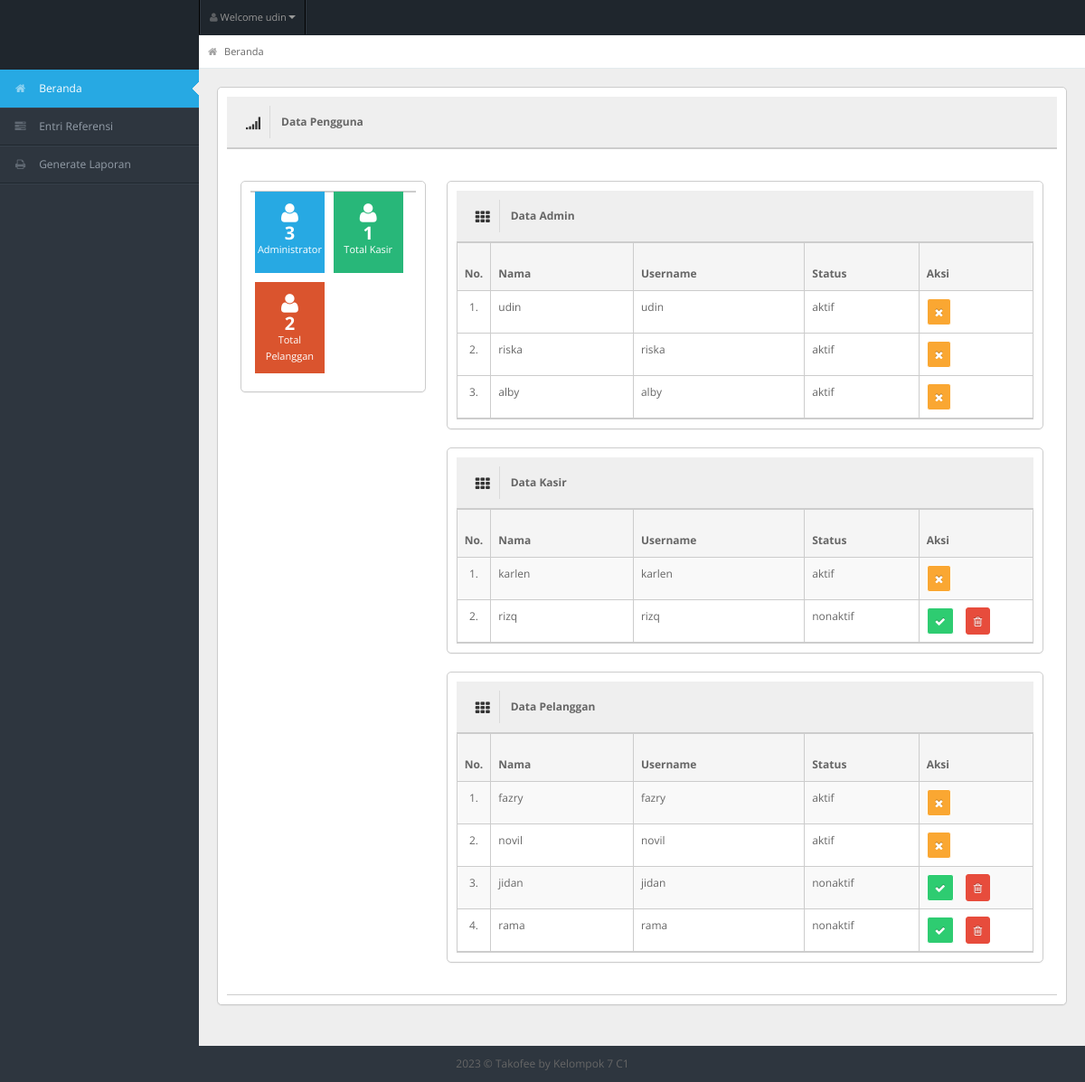
Page /beranda.php (signed in) on the committed database.
### tables this page shows
CREATE TABLE `tb_user` (
  `id_user` int(11) NOT NULL,
  `username` varchar(150) NOT NULL,
  `password` varchar(150) NOT NULL,
  `nama_user` varchar(150) NOT NULL,
  `id_level` int(11) NOT NULL,
  `status` varchar(150) NOT NULL
);

### beranda.php (the view, shortened to what this page needs)
<!DOCTYPE html>
<?php
include "connection/koneksi.php";
if (isset($_SESSION['username']) && isset($_SESSION['id_user'])) {
  $id = $_SESSION['id_user'];
  $query = "select * from tb_user natural join tb_level where id_user = ?";
  $stmt = mysqli_prepare($conn, $query);
  mysqli_stmt_bind_param($stmt, 'i', $id);
  mysqli_stmt_execute($stmt);
  $sql = mysqli_stmt_get_result($stmt);
  $query_jml_adm = "select count(*) AS jumlah_adm from tb_user natural join tb_level where id_level = 1 and status = 'aktif'";
  $sql_jml_adm = mysqli_query($conn, $query_jml_adm);
  $result_adm = mysqli_fetch_array($sql_jml_adm);
  $query_jml_ksr = "select count(*) AS jumlah_ksr from tb_user natural join tb_level where id_level = 3 and status = 'aktif'";
  $sql_jml_ksr = mysqli_query($conn, $query_jml_ksr);
  $result_ksr = mysqli_fetch_array($sql_jml_ksr);
  $query_jml_plg = "select count(*) AS jumlah_plg from tb_user natural join tb_level where id_level = 5 and status = 'aktif'";
  $sql_jml_plg = mysqli_query($conn, $query_jml_plg);
  $result_plg = mysqli_fetch_array($sql_jml_plg);
  while ($r = mysqli_fetch_array($sql)) {
?>
    <html lang="en">
    <head>
      <link rel="stylesheet" href="template/dashboard/css/bootstrap.min.css" />
      <link rel="stylesheet" href="template/dashboard/css/bootstrap-responsive.min.css" />
      <link rel="stylesheet" href="template/dashboard/css/fullcalendar.css" />
      <link rel="stylesheet" href="template/dashboard/css/matrix-style.css" />
      <link rel="stylesheet" href="template/dashboard/css/matrix-media.css" />
      <link href="template/dashboard/font-awesome/css/font-awesome.css" rel="stylesheet" />
      <link rel="stylesheet" href="template/dashboard/css/jquery.gritter.css" />
      <link href="beranda/style.css" rel="stylesheet">
    </head>
    <body>
      <div id="header">
        <h1><a href="dashboard.php">Beranda</a></h1>
      </div>
      <div id="user-nav" class="navbar navbar-inverse">
        <ul class="nav">
          <li class="dropdown" id="profile-messages"><a title="" href="#" data-toggle="dropdown" data-target="#profile-messages" class="dropdown-toggle"><i class="icon icon-user"></i> <span class="text">Welcome <?php echo $r['nama_user']; ?></span><b class="caret"></b></a>
          </li>
        </ul>
      </div>
      <div id="sidebar"><a href="beranda.php" class="visible-phone"><i class="icon icon-home"></i> Beranda</a>
        <ul>
          <?php
          if ($r['id_level'] == 1) {
          ?>
            <li class="active"><a href="beranda.php"><i class="icon icon-home"></i> <span>Beranda</span></a> </li>
            <li> <a href="entri_referensi.php"><i class="icon icon-tasks"></i> <span>Entri Referensi</span></a> </li>
            <li> <a href="generate_laporan.php"><i class="icon icon-print"></i> <span>Generate Laporan</span></a> </li>
          <?php
          } else if ($r['id_level'] == 2) {
          ?>
            <li class="active"><a href="beranda.php"><i class="icon icon-home"></i> <span>Beranda</span></a> </li>
            <li> <a href="entri_order.php"><i class="icon icon-shopping-cart"></i> <span>Entri Order</span></a> </li>
            <li> <a href="generate_laporan.php"><i class="icon icon-print"></i> <span>Generate Laporan</span></a> </li>
          <?php
          } else if ($r['id_level'] == 3) {
          ?>
            <li class="active"><a href="beranda.php"><i class="icon icon-home"></i> <span>Beranda</span></a> </li>
            <li> <a href="entri_transaksi.php"><i class="icon icon-inbox"></i> <span>Entri Transaksi</span></a> </li>
            <li> <a href="generate_laporan.php"><i class="icon icon-print"></i> <span>Generate Laporan</span></a> </li>
          <?php
          } else if ($r['id_level'] == 4) {
          ?>
            <li class="active"><a href="beranda.php"><i class="icon icon-home"></i> <span>Beranda</span></a> </li>
            <li> <a href="generate_laporan.php"><i class="icon icon-print"></i> <span>Generate Laporan</span></a> </li>
          <?php
          } else if ($r['id_level'] == 5) {
          ?>
            <li class="active"><a href="beranda.php"><i class="icon icon-home"></i> <span>Beranda</span></a> </li>
            <li> <a href="entri_order.php"><i class="icon icon-shopping-cart"></i> <span>Entri Order</span></a> </li>
          <?php
          }
          ?>
        </ul>
      </div>
      <div id="content">
        <div id="content-header">
          <div id="breadcrumb"> <a href="beranda.php" title="Go to Home" class="tip-bottom"><i class="icon-home"></i> Beranda</a></div>
        </div>
        <div class="container-fluid">
          <div class="row-fluid">
            <?php
            if ($r['id_level'] == 1) {
            ?>
              <div class="widget-box">
                <div class="widget-title bg_lg"><span class="icon"><i class="icon-signal"></i></span>
                  <h5>Data Pengguna</h5>
                </div>
                <div class="widget-content">
                  <div class="row-fluid">
                    <div class="span3">
                      <div class="widget-box">
                        <div class="widget-content nopadding">
                          <ul class="site-stats quick-actions">
                            <li class="bg_lb"><i class="icon-user"></i> <strong><?php echo $result_adm['jumlah_adm']; ?></strong> <small>Administrator</small></li>
                            <li class="bg_lg"><i class="icon-user"></i> <strong><?php echo $result_ksr['jumlah_ksr']; ?></strong> <small>Total Kasir</small></li>
                            <li class="bg_lo"><i class="icon-user"></i> <strong><?php echo $result_plg['jumlah_plg']; ?></strong> <small>Total Pelanggan</small></li>
                          </ul>
                        </div>
                      </div>
                    </div>
                    <div class="span9">
                      <div class="widget-box">
                        <?php
                        $query_data_adm = "select * from tb_user where id_level = 1";
                        $sql_data_adm = mysqli_query($conn, $query_data_adm);
                        $no = 1;
                        ?>
                        <div class="widget-title"> <span class="icon"> <i class="icon-th"></i> </span>
                          <h5>Data Admin</h5>
                        </div>
                        <div class="widget-content nopadding">
                          <table class="table table-bordered" style="width: 100%">
                            <thead>
                              <tr>
                                <th style="width:5%">No.</th>
                                <th style="width:25%">Nama</th>
                                <th style="width:30%">Username</th>
                                <th style="width:20%">Status</th>
                                <th style="width:20%">Aksi</th>
                              </tr>
                            </thead>
                            <tbody>
                              <?php
                              while ($r_dt_adm = mysqli_fetch_array($sql_data_adm)) {
                              ?>
                                <tr class="odd gradeX">
                                  <td>
                                    <center><?php echo $no++; ?>.</center>
                                  </td>
                                  <td><?php echo $r_dt_adm['nama_user']; ?></td>
                                  <td><?php echo $r_dt_adm['username']; ?></td>
                                  <td><?php echo $r_dt_adm['status']; ?></td>
                                  <td>
                                    <form action="" method="post">
                                      <?php
                                      if ($r_dt_adm['status'] == 'aktif') {
                                      ?>
                                        <button name="unvalidasi" value="<?php echo $r_dt_adm['id_user']; ?>" class="btn btn-warning btn-mini">
                                          <i class='icon icon-remove'></i>
                                        </button>
                                      <?php
                                      }
                                      ?>
                                    </form>
                                  </td>
                                </tr>
                              <?php
                              }
                              ?>
                            </tbody>
                          </table>
                        </div>
                      </div>
                      <div class="widget-box">
                        <?php
                        $query_data_ksr = "select * from tb_user where id_level = 3";
                        $sql_data_ksr = mysqli_query($conn, $query_data_ksr);
                        $no_ksr = 1;
                        ?>
                        <div class="widget-title"> <span class="icon"> <i class="icon-th"></i> </span>
                          <h5>Data Kasir</h5>
                        </div>
                        <div class="widget-content nopadding">
                          <table class="table table-bordered table-striped " style="width: 100%">
                            <thead>
                              <tr>
                                <th style="width:5%">No.</th>
                                <th style="width:25%">Nama</th>
                                <th style="width:30%">Username</th>
                                <th style="width:20%">Status</th>
                                <th style="width:20%">Aksi</th>
                              </tr>
                            </thead>
                            <tbody>
                              <?php
                              while ($r_dt_ksr = mysqli_fetch_array($sql_data_ksr)) {
                              ?>
                                <tr class="odd gradeX">
                                  <td>
                                    <center><?php echo $no_ksr++; ?>.</center>
                                  </td>
                                  <td><?php echo $r_dt_ksr['nama_user']; ?></td>
                                  <td><?php echo $r_dt_ksr['username']; ?></td>
                                  <td><?php echo $r_dt_ksr['status']; ?></td>
                                  <td>
                                    <form action="" method="post">
                                      <?php
                                      if ($r_dt_ksr['status'] == 'aktif') {
                                      ?>
                                        <button name="unvalidasi" value="<?php echo $r_dt_ksr['id_user']; ?>" class="btn btn-warning btn-mini">
                                          <i class='icon icon-remove'></i>
                                        </button>
                                      <?php
                                      }
                                      ?>
                                      <?php
                                      if ($r_dt_ksr['status'] == 'nonaktif') {
                                      ?>
                                        <button name="validasi" value="<?php echo $r_dt_ksr['id_user']; ?>" class="btn btn-info btn-mini"><i class='icon icon-ok'></i></button>
                                        <button name="hapus_user" value="<?php echo $r_dt_ksr['id_user']; ?>" class="btn btn-danger btn-mini"><i class='icon icon-trash'></i></button>
                                      <?php
                                      }
                                      ?>
                                    </form>
                                  </td>
                                </tr>
                              <?php
                              }
                              ?>
                            </tbody>
                          </table>
                        </div>
                      </div>
                      <div class="widget-box">
                        <?php
                        $query_data_plg = "select * from tb_user where id_level = 5";
                        $sql_data_plg = mysqli_query($conn, $query_data_plg);
                        $no_plg = 1;
                        ?>
                        <div class="widget-title"> <span class="icon"> <i class="icon-th"></i> </span>
                          <h5>Data Pelanggan</h5>
                        </div>
                        <div class="widget-content nopadding">
                          <table class="table table-bordered table-striped" style="width: 100%">
                            <thead>
                              <tr>
                                <th style="width:5%">No.</th>
                                <th style="width:25%">Nama</th>
                                <th style="width:30%">Username</th>
                                <th style="width:20%">Status</th>
                                <th style="width:20%">Aksi</th>
                              </tr>
                            </thead>
                            <tbody>
                              <?php
                              while ($r_dt_plg = mysqli_fetch_array($sql_data_plg)) {
                              ?>
                                <tr class="odd gradeX">
                                  <td>
                                    <center><?php echo $no_plg++; ?>.</center>
                                  </td>
                                  <td><?php echo $r_dt_plg['nama_user']; ?></td>
                                  <td><?php echo $r_dt_plg['username']; ?></td>
                                  <td><?php echo $r_dt_plg['status']; ?></td>
                                  <td>
                                    <form action="" method="post">
                                      <?php
                                      if ($r_dt_plg['status'] == 'aktif') {
                                      ?>
                                        <button name="unvalidasi" value="<?php echo $r_dt_plg['id_user']; ?>" class="btn btn-warning btn-mini">
                                          <i class='icon icon-remove'></i>
                                        </button>
                                      <?php
                                      }
                                      ?>
                                      <?php
                                      if ($r_dt_plg['status'] == 'nonaktif') {
                                      ?>
                                        <button name="validasi" value="<?php echo $r_dt_plg['id_user']; ?>" class="btn btn-info btn-mini"><i class='icon icon-ok'></i></button>
                                        <button name="hapus_user" value="<?php echo $r_dt_plg['id_user']; ?>" class="btn btn-danger btn-mini"><i class='icon icon-trash'></i></button>
                                      <?php
                                      }
                                      ?>
                                    </form>
                                  </td>
                                </tr>
                              <?php
                              }
                              ?>
                            </tbody>
                          </table>
                        </div>
                      </div>
                    </div>
                  </div>
                </div>
              </div>
            <?php
            }
            ?>
          </div>
        </div>
      </div>
      <div class="row-fluid">
        <div id="footer" class="span12"> <?php echo date('Y'); ?> &copy; Takofee <a href="#">by Kelompok 7 C1</a> </div>
      </div>
    </body>
    </html>
<?php
  }
} else {
  header('location: logout.php');
}
?>

### template/dashboard/css/matrix-media.css (style rules this page uses)
body { background:#2E363F; }
#header { background-color: #1f262d; margin-top:10px; }
#sidebar > ul { border-bottom: 1px solid #37414b }
#sidebar > ul > li { border-top: 1px solid #37414b; border-bottom: 1px solid #1f262d; }
#sidebar > ul > li.active { background-color: #27a9e3; border-bottom: 1px solid #27a9e3; border-top: 1px solid #27a9e3; }
#sidebar > ul > li.active a { color:#fff; text-decoration:none; }

### rows in the picture
tb_user: nama_user "udin", jumlah_adm "3", jumlah_ksr "1", jumlah_plg "2", username "udin", status "aktif"
tb_user: nama_user "riska", username "riska", status "aktif"
tb_user: nama_user "alby", username "alby", status "aktif"
tb_user: nama_user "karlen", username "karlen", status "aktif", $r_dt_ksr['id_user'] 4 (drawn)
tb_user: nama_user "rizq", username "rizq", status "nonaktif", $r_dt_ksr['id_user'] 8 (drawn)
tb_user: nama_user "fazry", username "fazry", status "aktif", $r_dt_plg['id_user'] 5 (drawn)
tb_user: nama_user "novil", username "novil", status "aktif", $r_dt_plg['id_user'] 6 (drawn)
tb_user: nama_user "jidan", username "jidan", status "nonaktif", $r_dt_plg['id_user'] 7 (drawn)
tb_user: nama_user "rama", username "rama", status "nonaktif", $r_dt_plg['id_user'] 9 (drawn)
